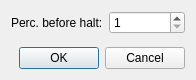
<?xml version="1.0" encoding="UTF-8"?>
<ui version="4.0">
 <class>AppletBatterySettings</class>
 <widget class="QDialog" name="AppletBatterySettings">
  <property name="geometry">
   <rect>
    <x>0</x>
    <y>0</y>
    <width>196</width>
    <height>80</height>
   </rect>
  </property>
  <property name="windowTitle">
   <string>Options</string>
  </property>
  <layout class="QVBoxLayout" name="verticalLayout_2">
   <item>
    <layout class="QVBoxLayout" name="verticalLayout">
     <item>
      <layout class="QFormLayout" name="formLayout">
       <property name="fieldGrowthPolicy">
        <enum>QFormLayout::AllNonFixedFieldsGrow</enum>
       </property>
       <item row="0" column="0">
        <widget class="QLabel" name="label_perc_before_halt">
         <property name="text">
          <string>Perc. before halt:</string>
         </property>
        </widget>
       </item>
       <item row="0" column="1">
        <widget class="QSpinBox" name="perc_before_halt">
         <property name="minimum">
          <number>1</number>
         </property>
        </widget>
       </item>
      </layout>
     </item>
     <item>
      <widget class="QDialogButtonBox" name="buttonBox">
       <property name="orientation">
        <enum>Qt::Horizontal</enum>
       </property>
       <property name="standardButtons">
        <set>QDialogButtonBox::Cancel|QDialogButtonBox::Ok</set>
       </property>
      </widget>
     </item>
    </layout>
   </item>
  </layout>
 </widget>
 <tabstops>
  <tabstop>perc_before_halt</tabstop>
  <tabstop>buttonBox</tabstop>
 </tabstops>
 <resources/>
 <connections>
  <connection>
   <sender>buttonBox</sender>
   <signal>accepted()</signal>
   <receiver>AppletBatterySettings</receiver>
   <slot>accept()</slot>
   <hints>
    <hint type="sourcelabel">
     <x>258</x>
     <y>175</y>
    </hint>
    <hint type="destinationlabel">
     <x>157</x>
     <y>274</y>
    </hint>
   </hints>
  </connection>
  <connection>
   <sender>buttonBox</sender>
   <signal>rejected()</signal>
   <receiver>AppletBatterySettings</receiver>
   <slot>reject()</slot>
   <hints>
    <hint type="sourcelabel">
     <x>277</x>
     <y>175</y>
    </hint>
    <hint type="destinationlabel">
     <x>286</x>
     <y>274</y>
    </hint>
   </hints>
  </connection>
 </connections>
</ui>
